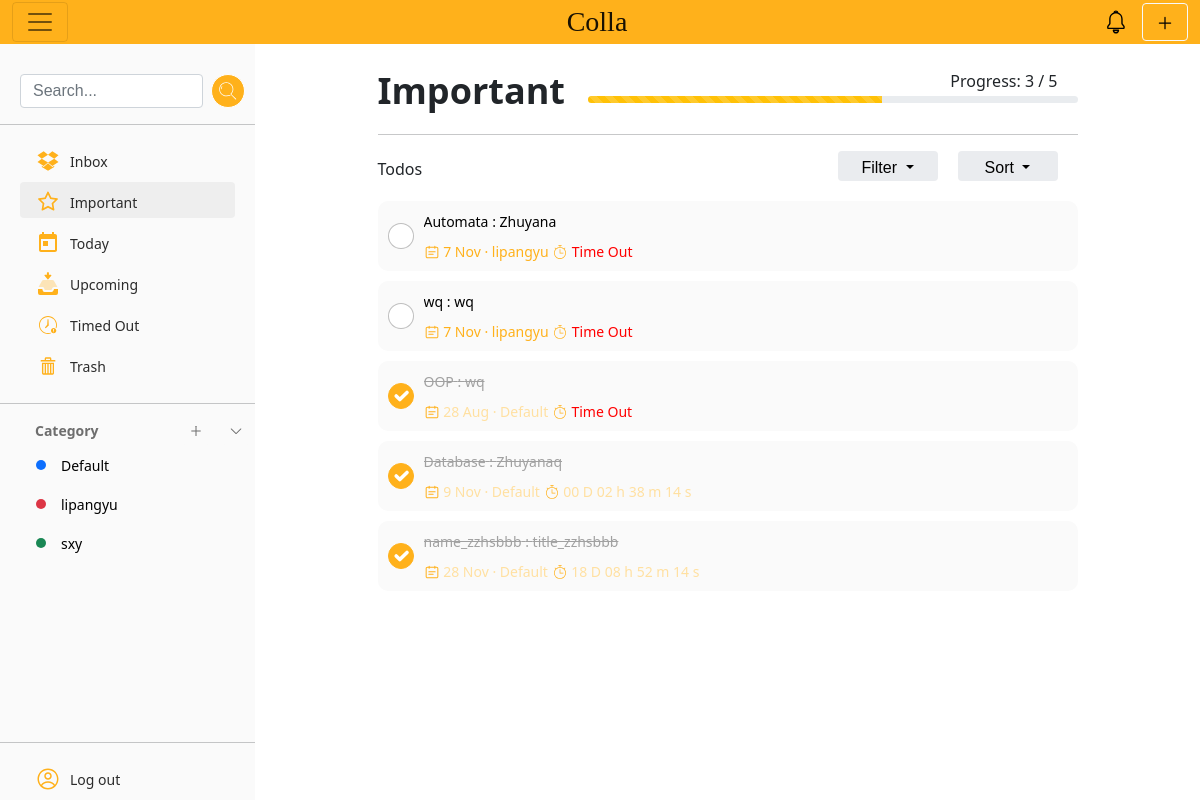
The page /important (signed in) on the database as committed earlier.
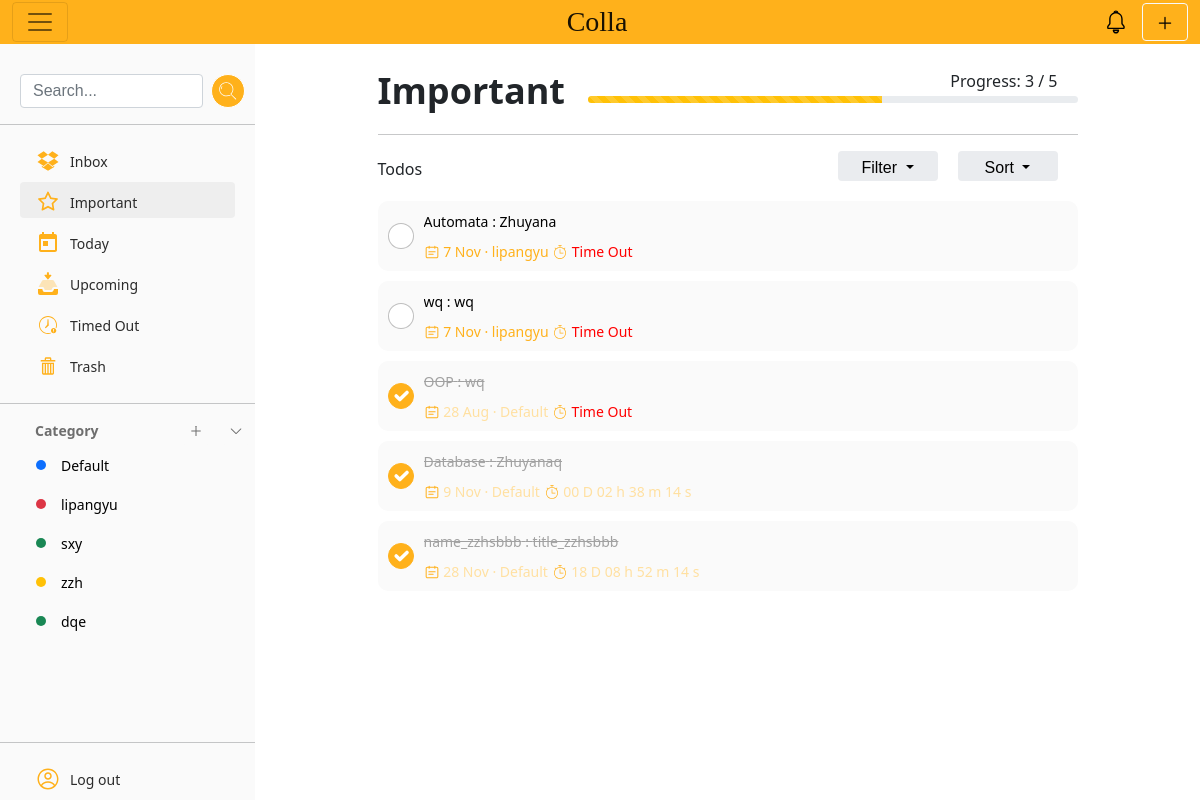
The same page on the database as committed later.
### models.py (models this page shows)
class CategoryModel(db.Model):
    __tablename__ = "category"
    id = db.Column(db.Integer, primary_key=True, autoincrement=True)
    name = db.Column(db.String(100), nullable=False, unique=False)
    color = db.Column(db.String(100), nullable=False, unique=False)
    create_time = db.Column(db.DateTime, default=datetime.now)
    user_id = db.Column(db.Integer, db.ForeignKey("user.id"))
    user = db.relationship("UserModel", backref="categories")

class TodoModel(db.Model):
    __tablename__ = "todo"
    id = db.Column(db.Integer, primary_key=True, autoincrement=True)
    module_code = db.Column(db.String(100), nullable=False, unique=False)
    module_name = db.Column(db.String(100), nullable=False, unique=False)
    assessment_name = db.Column(db.String(100), nullable=False, unique=False)
    due_date = db.Column(db.DateTime, nullable=False, unique=False)
    description = db.Column(db.String(500), nullable=True, unique=False)
    status = db.Column(db.Integer, nullable=False, unique=False)
    create_time = db.Column(db.DateTime, default=datetime.now)
    email_inform = db.Column(db.Integer, nullable=False, unique=False)
    status_email = db.Column(db.Integer, nullable=False, unique=False)
    status_notification = db.Column(db.Integer, nullable=False, unique=False)
    important = db.Column(db.Integer, nullable=False, unique=False)
    trash = db.Column(db.Integer, nullable=False, unique=False)
    user_id = db.Column(db.Integer, db.ForeignKey("user.id"))
    category_id = db.Column(db.Integer, db.ForeignKey("category.id"))
    user = db.relationship("UserModel", backref="todos")
    category = db.relationship("CategoryModel", backref="todos")

### blueprints/views.py (the view)
@bp.route("/important", methods=['GET', 'POST'])
@login_required
@check_category
@email_inform
def important():
    user_id, user, categories = basic_information()
    filters_name = session.get("filter")
    sort = session.get("sort")
    todos = get_all_todos(TodoModel, user_id, filters_name, sort, "important")
    for todo in todos:
        category = CategoryModel.query.get(todo.category_id)
        todo.category_name = category.name
        todo.category_color = category.color
    todos_total_list = todos_list(todos)
    notifications = NotificationModel.query.filter_by(user_id=user_id).all()
    notifications_total_list = notification_list(notifications)
    todo_sum, todo_completed, todo_rate = progress_bar(todos)
    return render_template("index.html", user=user, categories=categories, todos=todos, todos_list=todos_total_list,
                           todo_sum=todo_sum, completed_sum=todo_completed, todo_rate=todo_rate, pagetitle="Important",
                           notification_list=notifications_total_list)

### app.py (called while the page is built)
@app.before_request
def before_request():
    user_id = session.get("user_id")
    if user_id:
        try:
            user = UserModel.query.get(user_id)
            g.user = user
        except:
            g.user = None

@app.context_processor
def context_processor():
    if hasattr(g, "user"):
        return {"user": g.user}
    else:
        return {}

### controller.py (called while the page is built)
def notification_list(notifications):
    notification_total_list = []
    data = []
    for notification in notifications:
        data.append(notification.id)
        data.append(notification.content)
        date = notification.create_time.date()
        data.append(date)
        notification_total_list.append(data)
        data = []
    return notification_total_list

def progress_bar(todos):
    todo_sum = len(todos)
    todo_completed = 0
    for todo in todos:
        if todo.status:
            todo_completed += 1
    if todo_sum == 0:
        todo_rate = 0
    else:
        todo_rate = todo_completed / todo_sum * 100
    return todo_sum, todo_completed, todo_rate

### templates/index.html (shortened to what this page needs)
{% extends "base.html" %}
{% block head %}
    <link rel="stylesheet" href="{{ url_for('static', filename='css/index.css') }}">
{% endblock %}
{% block container %}
    <div class="container-box" id="container-box">
        <div class="center" id="center-box">
            {% include "container_title.html" %}
            {% include "item_container.html" %}
        </div>
    </div>
{% endblock %}

### templates/base.html (shortened to what the changed rows need)
<!DOCTYPE html>
<html lang="en">
<head>
    <link rel="stylesheet" href="{{ url_for('static', filename='bootstrap/bootstrap@5.1.1.min.css') }}">
    <link rel="stylesheet" href="{{ url_for('static', filename='css/base.css') }}">
    {% block head %}{% endblock %}
</head>
<body>
<div class="container-fluid" id="main-body">
    <div class="side-menu" id="side-menu">
        <div class="collapse show" id="dashboard">
            <div class="side-list2 side-list3">
                <ul class="nav nav-pills flex-column mb-auto">
                    {% for category in categories %}
                        {% if category.name == "Default" %}
                            {% if pagetitle == "Default" %}
                                <li class="nav-item nav-items nav-link list-items2 active">
                                    <a href="{{ url_for("views.category", category_id=category.id) }}"
                                       class="list-item-link">
                                        <div class="circle bg-primary"></div>
                                        Default
                                    </a>
                                </li>
                            {% else %}
                                <li class="nav-item nav-items nav-link list-items2">
                                    <a href="{{ url_for("views.category", category_id=category.id) }}"
                                       class="list-item-link">
                                        <div class="circle bg-primary"></div>
                                        Default
                                    </a>
                                </li>
                            {% endif %}
                        {% else %}
                            {% if category_id == category.id %}
                                <li class="nav-item nav-items nav-link list-items2 active">
                                    <a href="{{ url_for("views.category", category_id=category.id) }}"
                                       class="list-item-link">
                                        {% if category.color == "blue" %}
                                            {% set color = "bg-primary" %}
                                        {% elif category.color == "green" %}
                                            {% set color = "bg-success" %}
                                        {% elif category.color == "red" %}
                                            {% set color = "bg-danger" %}
                                        {% elif category.color == "yellow" %}
                                            {% set color = "bg-warning" %}
                                        {% else %}
                                            {% set color = "bg-primary" %}
                                        {% endif %}
                                        <div class="circle {{ color }}"></div>
                                        {{ category.name }}
                                    </a>
                                    <button type="button" class="side-title-btn edit-btn-list" id="edit-btn"
                                            data-bs-toggle="modal" data-bs-target="#category-edit-{{ category.id }}">
                                        <svg t="1666173777331" class="icon" viewBox="0 0 1024 1024" version="1.1"
                                             xmlns="http://www.w3.org/2000/svg" p-id="11685" width="14" height="14">
                                            <path d="M853.333333 501.333333c-17.066667 0-32 14.933333-32 32v320c0 6.4-4.266667 10.666667-10.666666 10.666667H170.666667c-6.4 0-10.666667-4.266667-10.666667-10.666667V213.333333c0-6.4 4.266667-10.666667 10.666667-10.666666h320c17.066667 0 32-14.933333 32-32s-14.933333-32-32-32H170.666667c-40.533333 0-74.666667 34.133333-74.666667 74.666666v640c0 40.533333 34.133333 74.666667 74.666667 74.666667h640c40.533333 0 74.666667-34.133333 74.666666-74.666667V533.333333c0-17.066667-14.933333-32-32-32z"
                                                  p-id="11686" fill="#6E6E6E"></path>
                                            <path d="M405.333333 484.266667l-32 125.866666c-2.133333 10.666667 0 23.466667 8.533334 29.866667 6.4 6.4 14.933333 8.533333 23.466666 8.533333h8.533334l125.866666-32c6.4-2.133333 10.666667-4.266667 14.933334-8.533333l300.8-300.8c38.4-38.4 38.4-102.4 0-140.8-38.4-38.4-102.4-38.4-140.8 0L413.866667 469.333333c-4.266667 4.266667-6.4 8.533333-8.533334 14.933334z m59.733334 23.466666L761.6 213.333333c12.8-12.8 36.266667-12.8 49.066667 0 12.8 12.8 12.8 36.266667 0 49.066667L516.266667 558.933333l-66.133334 17.066667 14.933334-68.266667z"
                                                  p-id="11687" fill="#6E6E6E"></path>
                                        </svg>
                                    </button>
                                    <button onclick="deleteCategory(this, {{ category.id }})" type="button"
                                            class="btn-toggle side-title-btn delete-btn-list" id="delete-btn">
                                        <svg t="1666173870364" class="icon" viewBox="0 0 1024 1024" version="1.1"
                                             xmlns="http://www.w3.org/2000/svg" p-id="13536" width="14" height="14">
                                            <path d="M548.1984 537.6l289.0752-289.0752a25.6 25.6 0 0 0-36.1984-36.1984L512 501.4016 222.9248 212.3264a25.6 25.6 0 0 0-36.1984 36.1984L475.8016 537.6l-289.0752 289.0752a25.6 25.6 0 0 0 36.2496 36.1984l289.0752-289.0752 289.0752 289.0752a25.4976 25.4976 0 0 0 36.2496 0 25.6 25.6 0 0 0 0-36.1984L548.3008 537.6z"
                                                  fill="#6E6E6E" p-id="13537"></path>
                                        </svg>
                                    </button>
                                </li>
                            {% else %}
                                <li class="nav-item nav-items nav-link list-items2">
                                    <a href="{{ url_for("views.category", category_id=category.id) }}"
                                       class="list-item-link">
                                        {% if category.color == "blue" %}
                                            {% set color = "bg-primary" %}
                                        {% elif category.color == "green" %}
                                            {% set color = "bg-success" %}
                                        {% elif category.color == "red" %}
                                            {% set color = "bg-danger" %}
                                        {% elif category.color == "yellow" %}
                                            {% set color = "bg-warning" %}
                                        {% else %}
                                            {% set color = "bg-primary" %}
                                        {% endif %}
                                        <div class="circle {{ color }}"></div>
                                        {{ category.name }}
                                    </a>
                                </li>
                            {% endif %}
                        {% endif %}
                    {% endfor %}
                </ul>
            </div>
        </div>
    </div>
    {% block container %}{% endblock %}
</div>
</body>
</html>

### templates/item_container.html (shortened to what this page needs)
<div class="items-container">
    {% for todo in todos_list %}
        <div class="task-items">
            <div class="task-items-left">
                {% if todo[6] == 0 %}
                    <input onclick="completed('{{ todo[0] }}')" class="form-check-input task-items-check"
                           type="checkbox" id="check1" name="option1"
                           value="something">
                {% else %}
                    <input onclick="completed('{{ todo[0] }}')" class="form-check-input task-items-check"
                           type="checkbox" id="check1" name="option1"
                           value="something" checked="checked">
                {% endif %}
                <div class="task-items-information">
                    {% if todo[6] == 0 %}
                        <a class="task-name" href="#details-{{ todo[0] }}" data-bs-toggle="offcanvas"
                           aria-controls="details">
                            <p class="task-items-module-title">{{ todo[2] }}</p>
                            <p class="task-items-module-title"> : </p>
                            <p class="task-items-module-title">{{ todo[3] }}</p>
                        </a>
                    {% else %}
                        <a class="task-name" href="#details-{{ todo[0] }}" data-bs-toggle="offcanvas"
                           aria-controls="details" style="text-decoration: line-through; color: #a1a1a1">
                            <p class="task-items-module-title">{{ todo[2] }}</p>
                            <p class="task-items-module-title"> : </p>
                            <p class="task-items-module-title">{{ todo[3] }}</p>
                        </a>
                    {% endif %}
                    <div class="task-information">
                        {% if todo[6] == 0 %}
                            <div class="task-date">
                                <p class="task-date-m">{{ todo[15] }}</p>
                                <p class="task-date-m">{{ todo[14] }}</p>
                                <p class="task-date-m">·</p>
                                <p class="task-date-m">{{ todo[13] }}</p>
                                <p class="task-date-m" id="countDown-{{ todo[0] }}"></p>
                            </div>
                        {% else %}
                            <div class="task-date" style="color: #ffe0a1">
                                <p class="task-date-m">{{ todo[15] }}</p>
                                <p class="task-date-m">{{ todo[14] }}</p>
                                <p class="task-date-m">·</p>
                                <p class="task-date-m">{{ todo[13] }}</p>
                                <p class="task-date-m" id="countDown-{{ todo[0] }}"></p>
                            </div>
                        {% endif %}
                    </div>
                </div>
            </div>
            <div class="task-items-right">
            </div>
        </div>
    {% endfor %}
</div>

Rows that differ between the two databases and show on the page:
added CategoryModel: name "zzh"
added CategoryModel: name "dqe"
